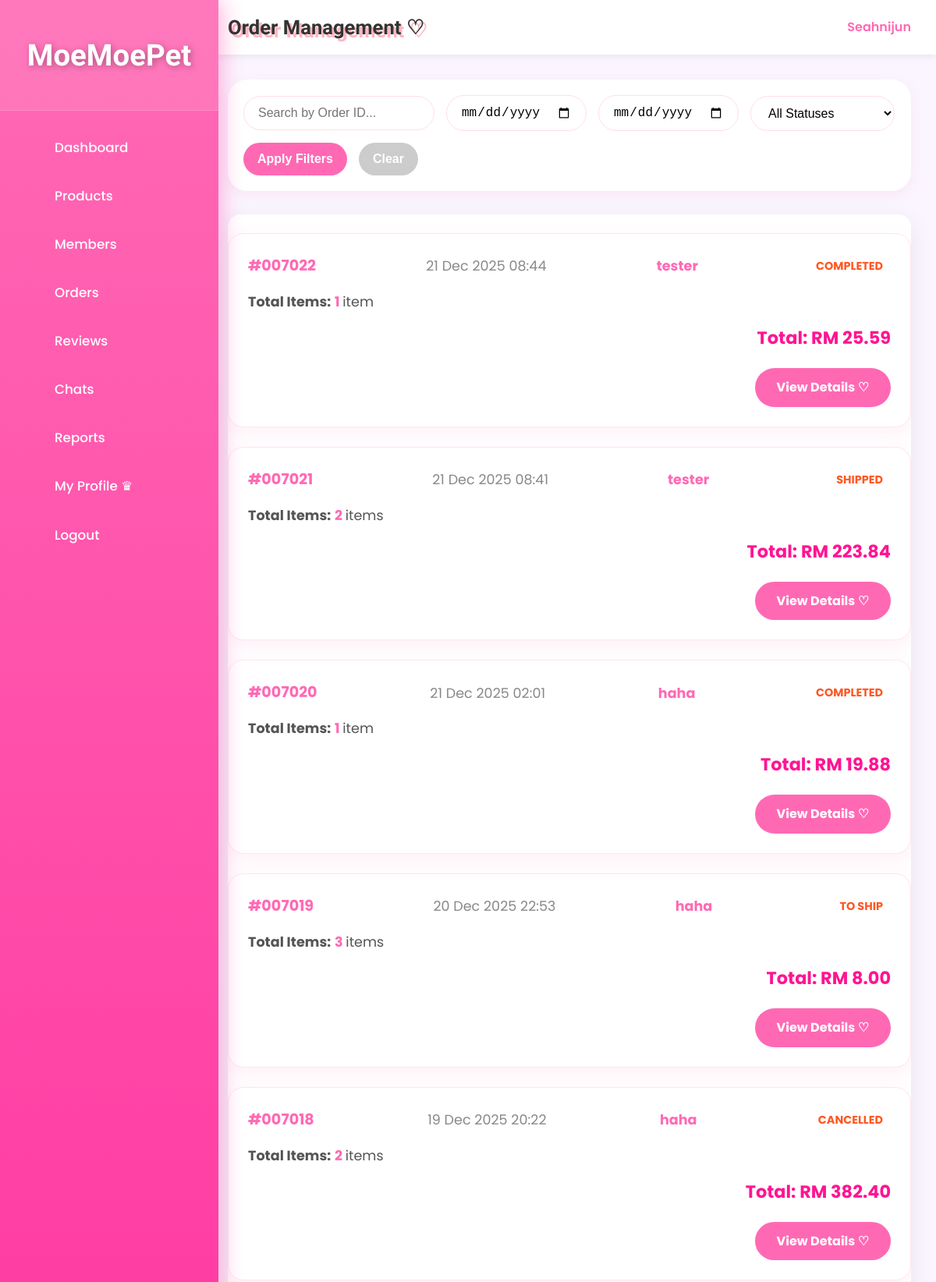
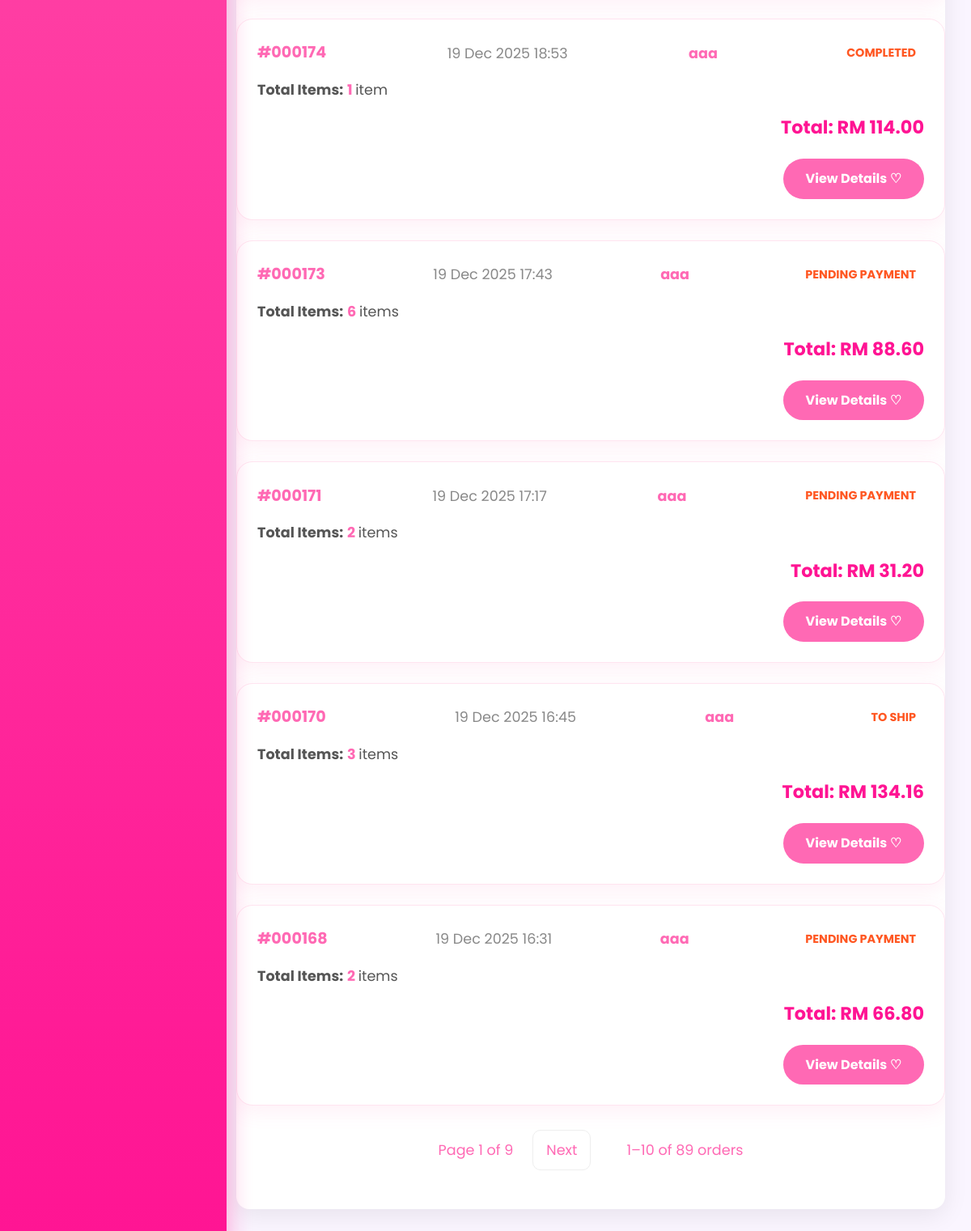
Page /admin/order_list.php (signed in) on the earlier database version (2 pictures, top to bottom).
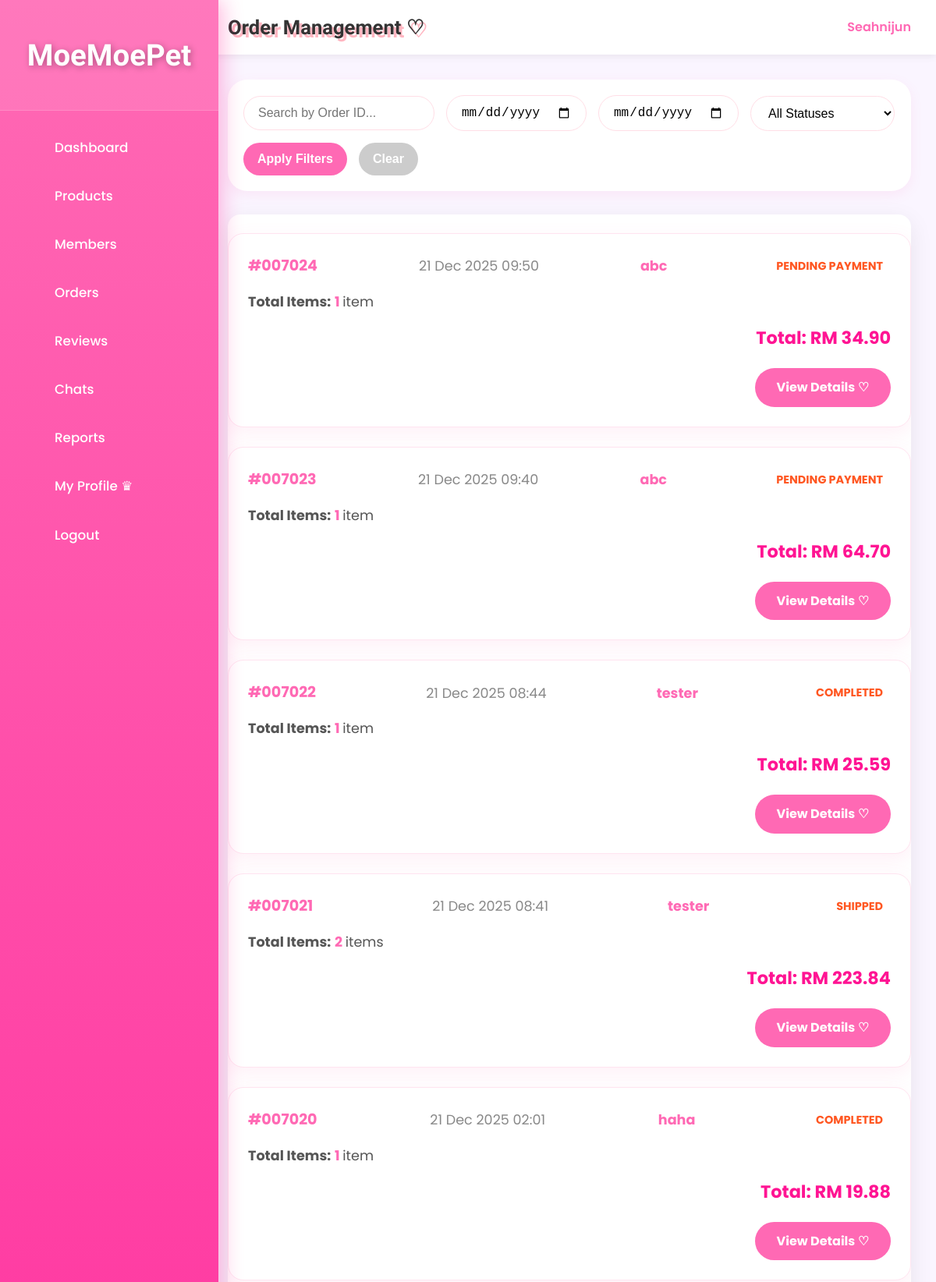
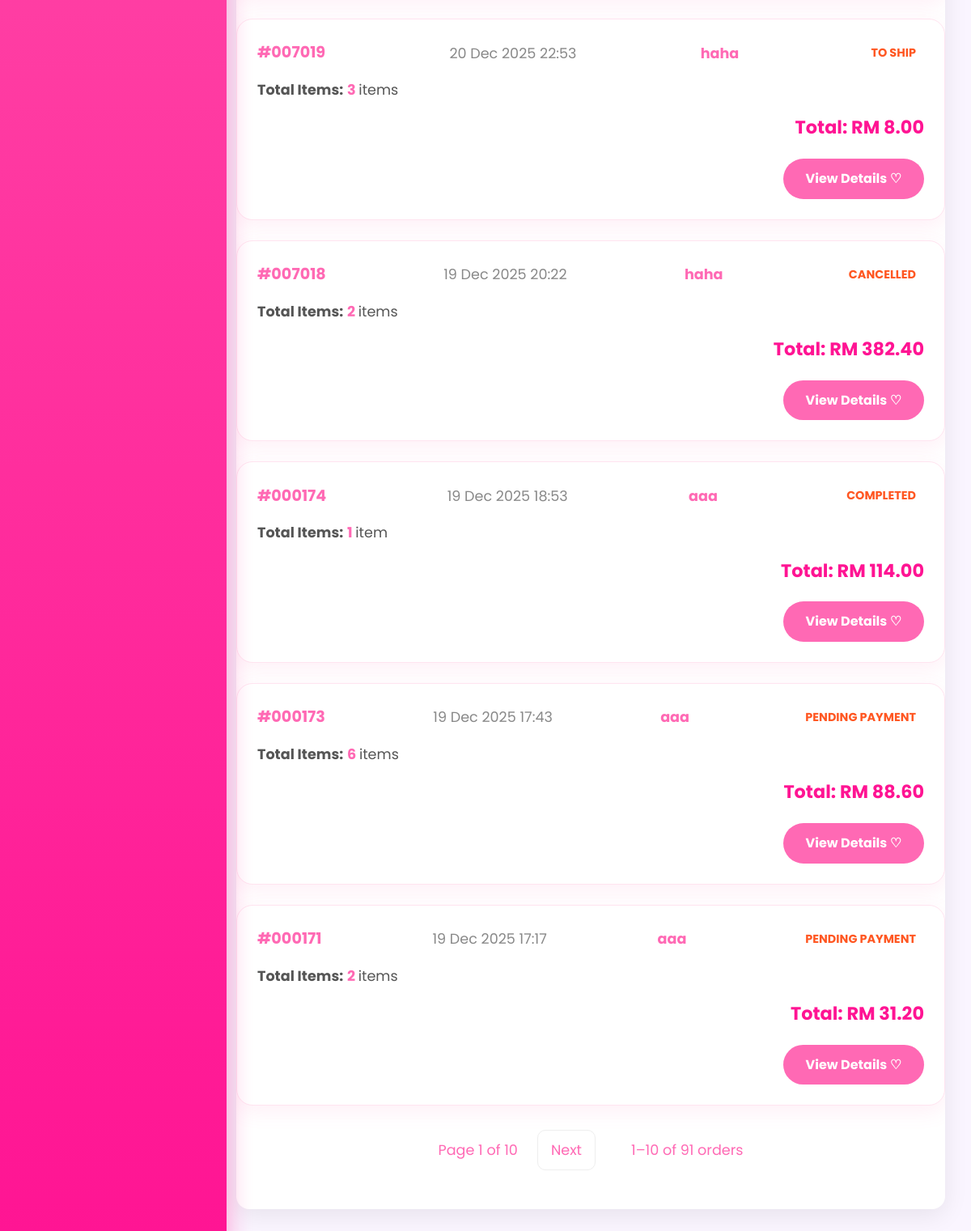
Same page on the later database version (2 pictures, top to bottom).
### tables this page shows
CREATE TABLE `orders` (
  `order_id` int(11) NOT NULL,
  `user_id` int(11) NOT NULL,
  `shipping_address` text DEFAULT NULL,
  `recipient_name` varchar(100) NOT NULL,
  `recipient_phone` varchar(20) NOT NULL,
  `total_amount` decimal(10,2) NOT NULL,
  `shipping_fee` decimal(10,2) DEFAULT 0.00,
  `shipping_region` varchar(20) DEFAULT NULL,
  `payment_method` varchar(50) DEFAULT NULL,
  `card_last4` varchar(4) DEFAULT NULL,
  `qr_code` text DEFAULT NULL,
  `qr_generated_at` datetime DEFAULT NULL,
  `order_date` datetime NOT NULL DEFAULT current_timestamp(),
  `order_status` varchar(50) DEFAULT 'Pending Payment',
  `status` enum('Pending Payment','To Ship','Shipped','Completed','Cancelled','Return/Refund') NOT NULL DEFAULT 'Pending Payment',
  `return_reason` varchar(255) DEFAULT NULL,
  `voucher_code` varchar(50) DEFAULT NULL,
  `discount_amount` decimal(10,2) DEFAULT 0.00
);

CREATE TABLE `users` (
  `id` int(11) NOT NULL,
  `username` varchar(50) NOT NULL,
  `email` varchar(100) NOT NULL,
  `phone` varchar(20) NOT NULL,
  `home_address` varchar(255) NOT NULL,
  `password` varchar(255) NOT NULL,
  `reset_token` varchar(255) DEFAULT NULL,
  `reset_token_expiry` datetime DEFAULT NULL,
  `role` enum('member','admin') NOT NULL DEFAULT 'member',
  `created_at` datetime DEFAULT current_timestamp(),
  `profile_pic` varchar(255) DEFAULT NULL,
  `locked` tinyint(1) DEFAULT 0,
  `lock_reason` varchar(255) DEFAULT NULL,
  `locked_at` datetime DEFAULT NULL
);

### _base.php (called while the page is built, shortened)
<?php
function encode($value) {
    return htmlentities($value);
}
?>

### admin/order_list.php (the view, shortened to what the changed rows need)
    <?php
    require '../_base.php';
    $page = max(1, (int)($_GET['page'] ?? 1));
    $limit = (int)($_GET['limit'] ?? 10);
    $offset = ($page - 1) * $limit;
    $search_id = trim($_GET['search_id'] ?? '');
    $date_from = $_GET['date_from'] ?? '';
    $date_to = $_GET['date_to'] ?? '';
    $status_filter = $_GET['status'] ?? 'all';
    $where = '';
    $params = [];
    $count_stmt = $_db->prepare("SELECT COUNT(*) FROM orders o WHERE 1 $where");
    $count_stmt->execute($params);
    $total = $count_stmt->fetchColumn();
    $total_pages = max(1, ceil($total / $limit));
$sql = "
    SELECT o.*, u.username,
        COALESCE(SUM(oi.quantity), 0) AS total_quantity
    FROM orders o
    JOIN users u ON o.user_id = u.id
    LEFT JOIN order_items oi ON o.order_id = oi.order_id
    WHERE 1 $where
    GROUP BY o.order_id
    ORDER BY o.order_date DESC
    LIMIT $limit OFFSET $offset
";
$stmt = $_db->prepare($sql);
$stmt->execute($params);
$orders = $stmt->fetchAll();
    ?>
    <!DOCTYPE html>
    <html lang="en">
    <head>
        <link rel="stylesheet" href="/css/app.css">
    </head>
    <body>
    <div class="admin-layout">
        <aside class="admin-sidebar">
            <div class="logo"><h2>MoeMoePet</h2></div>
        </aside>
        <main class="admin-main">
            <header class="admin-header">
                <h1>Order Management ♡</h1>
            </header>
            <div class="table-card">
                <?php if (empty($orders)): ?>
                    <div class="empty-full" style="text-align:center;padding:80px;color:#999;">
                        No orders found~ ♡<br>
                        <?php if ($search_id || $date_from || $date_to || $status_filter !== 'all'): ?>
                            Try adjusting your filters!
                        <?php else: ?>
                            Waiting for the first cute order! ♡
                        <?php endif; ?>
                    </div>
<?php else: ?>
<?php foreach ($orders as $o): ?>
    <div class="purchase-card">
        <div class="order-header">
            <span class="order-id">#<?= sprintf('%06d', $o->order_id) ?></span>
            <span class="order-date"><?= date('d M Y H:i', strtotime($o->order_date)) ?></span>
            <span style="color:#ff69b4;font-weight:bold;"><?= encode($o->username) ?></span>
            <span class="order-status <?= strtolower(str_replace([' ', '/'], '-', $o->order_status)) ?>">
                <?= $o->order_status ?>
            </span>
        </div>
        <div class="order-items" style="margin: 15px 0; font-size: 1.1rem;">
            <strong>Total Items:</strong>
            <span style="color:#ff69b4; font-weight:bold;">
                <?= (int)$o->total_quantity ?>
            </span>
            <?= $o->total_quantity == 1 ? 'item' : 'items' ?>
        </div>
        <div class="order-total" style="text-align:right;font-size:1.4rem;margin:15px 0;">
            Total: <strong style="color:#ff1493;">RM <?= number_format($o->total_amount, 2) ?></strong>
        </div>
        <div style="text-align:right; margin-top:20px;">
            <a href="order_view.php?id=<?= $o->order_id ?>"
               style="display:inline-block;background:#ff69b4;color:white;padding:12px 28px;border-radius:25px;text-decoration:none;font-weight:bold;">
                View Details ♡
            </a>
        </div>
    </div>
<?php endforeach; ?>
<?php endif; ?>
                <?php if ($total > $limit): ?>
                <div class="pagination" style="margin-top:30px;text-align:center;">
                    <span>Page <?= $page ?> of <?= $total_pages ?></span>
                    <?php if ($page < $total_pages): ?>
                        <a href="?<?= http_build_query(array_merge($_GET, ['page' => $page+1])) ?>">Next</a>
                    <?php endif; ?>
                    <span style="margin-left:20px;">
                        <?= $offset + 1 ?>–<?= min($offset + $limit, $total) ?> of <?= $total ?> orders
                    </span>
                </div>
                <?php endif; ?>
            </div>
        </main>
    </div>
    </body>
    </html>

Differences in the rows shown:
no longer on this page (row unchanged): orders: order_id "000170", order_date "19 Dec 2025 16:45", user.username "aaa", order_status "TO SHIP", total_quantity "3", shows "items", total_amount "134.16"
no longer on this page (row unchanged): orders: order_id "000168", order_date "19 Dec 2025 16:31", user.username "aaa", order_status "PENDING PAYMENT", total_quantity "2", shows "items", total_amount "66.80"
added orders: order_id "007024", order_date "21 Dec 2025 09:50", user.username "abc", order_status "PENDING PAYMENT", total_quantity "1", shows "item", total_amount "34.90"
added orders: order_id "007023", order_date "21 Dec 2025 09:40", user.username "abc", order_status "PENDING PAYMENT", total_quantity "1", shows "item", total_amount "64.70"
Other differences:
$total_pages: "9" → "10"
$total: "89" → "91"
